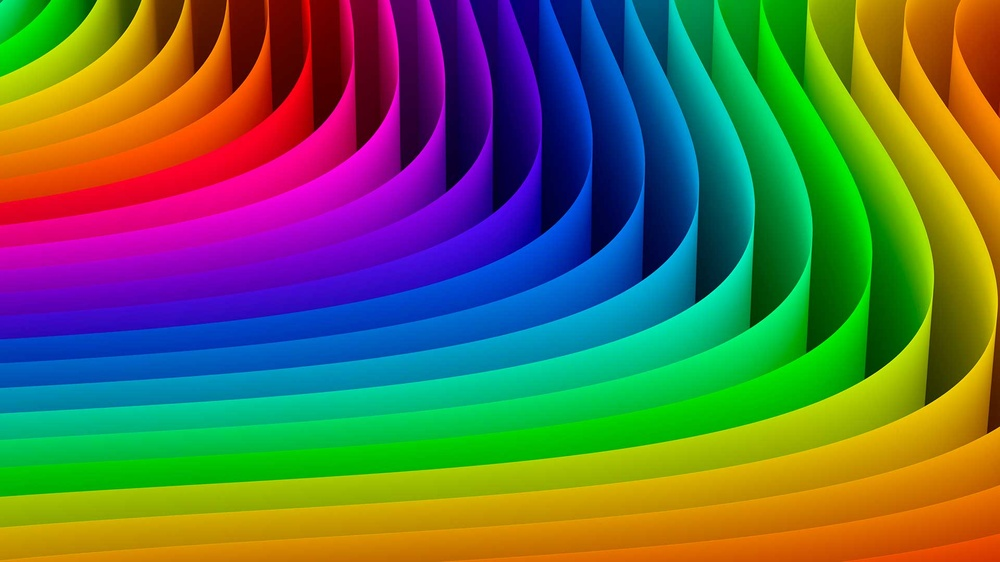
#> input picture HaskellProcesamiento/colores.jpg, 1000 x 562 px, shrunk from 1920 x 1080 before the run, found by its file name
$ python tarea2.py
#> lines starting #> are read from the running program, lines starting #| are printed output that depends on the picture
"""
    Crea una rutina en la que realices una segmetación de una foto seleccionada.
"""
from PIL import Image


def segmentacion(path: str) -> str:
    """
        Función para generar la segmentación por canales del rgb.
    """
#> called with path = '/home/gd_15/Descargas/colores.jpg'
    try:
        img = Image.open(path)
#> img is the input picture: PIL image 1000x562 RGB; mean R, G, B 95.2, 108.3, 73.2
        img.show()
        img2 = img.copy()
        mbits = list(img2.getdata())
#> mbits = 562000 items
        segmento = list(map((
            lambda pixel: pixel if (pixel[2] > 63 and pixel[2] < 122)
            else tuple(255 for canal in pixel)), mbits))
#> segmento = 562000 items
        img2.putdata(segmento)
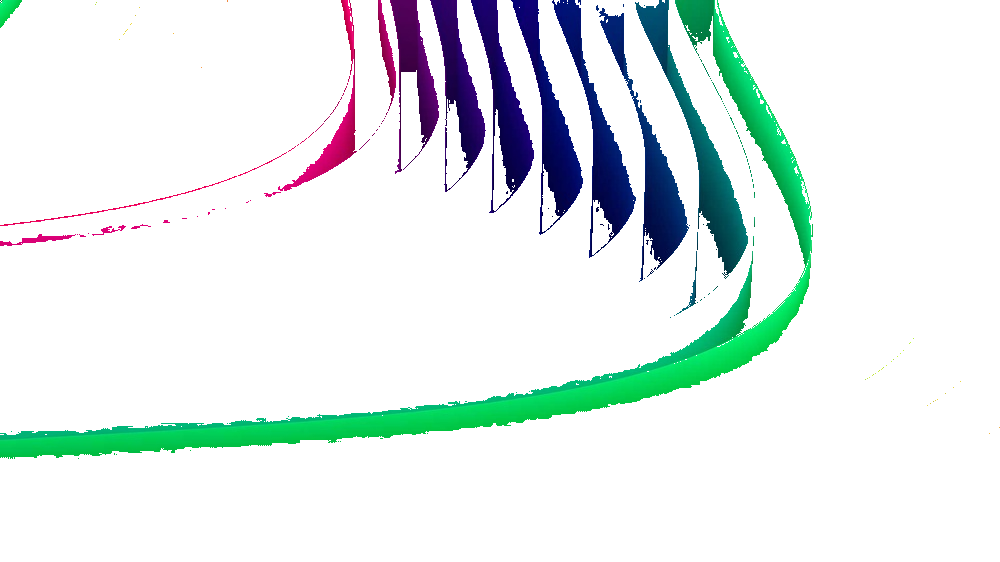
#> img2: PIL image 1000x562 RGB; mean R, G, B 226.2, 236.4, 235.2
        img2.show()
        return "Se ha modificado la imagen con éxito."
    except FileNotFoundError:
        return "La imagen no existe."
    except:
        return "Ha habido un problema al modificar la imagen."


segmentacion("/home/gd_15/Descargas/colores.jpg")
